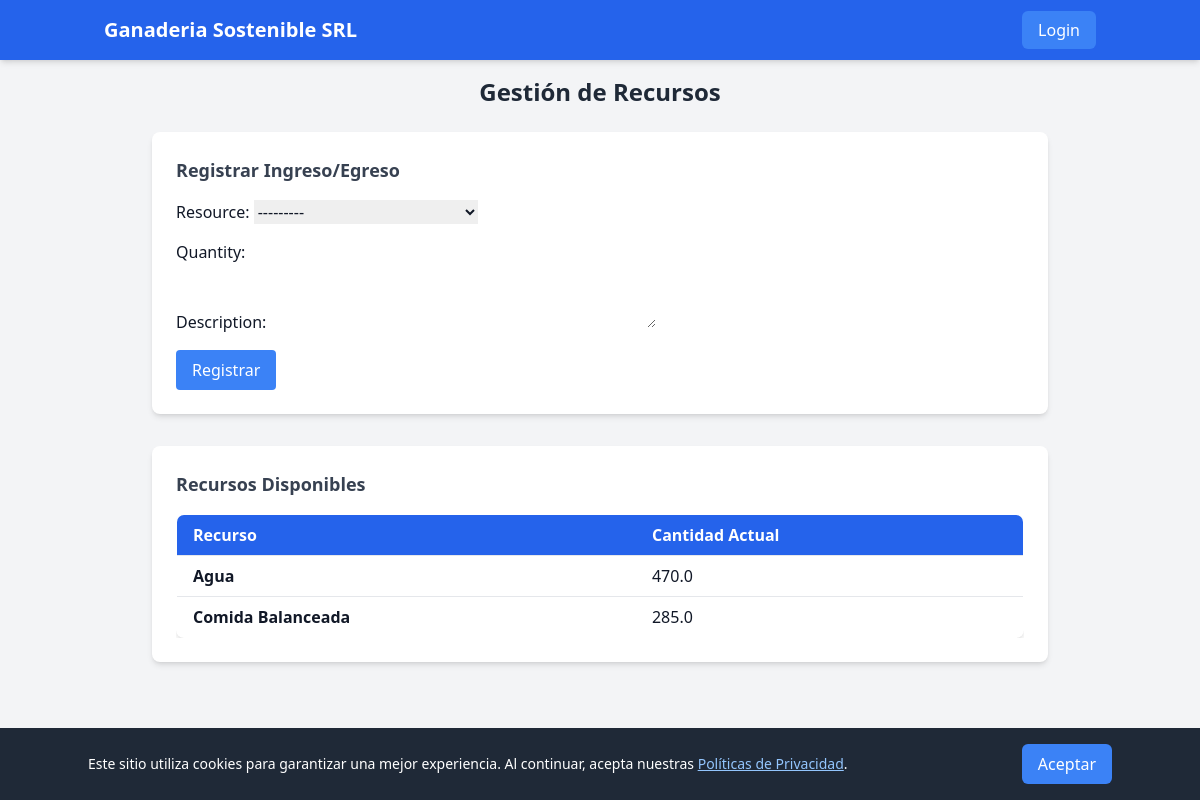
The app's page /resources/manage/ with its own data.
### resources/models.py (models this page shows)
class Resource(models.Model):
    name = models.CharField(max_length=100, unique=True)  # Nombre del recurso (agua, comida, etc.)
    current_quantity = models.FloatField(default=0)  # Cantidad actual del recurso
    def __str__(self):
        return f"{self.name} - {self.current_quantity}"

### resources/views.py (the view)
# urls.py: path('manage/', manage_resources, name='manage_resources'),
def manage_resources(request):
    if request.method == 'POST':
        form = ResourceLogForm(request.POST)
        if form.is_valid():
            resource_log = form.save()
            resource = resource_log.resource
            resource.current_quantity += resource_log.quantity
            resource.save()
            return redirect(reverse('resources:manage_resources'))
    else:
        form = ResourceLogForm()
    resources = Resource.objects.all()
    return render(request, 'resources/manage_resources.html', {
        'form': form,
        'resources': resources,
    })

### resources/forms.py
class ResourceLogForm(forms.ModelForm):
    class Meta:
        model = ResourceLog
        fields = ['resource', 'quantity', 'description']
        widgets = {
            'description': forms.Textarea(attrs={'rows': 2}),
        }

### resources/templates/resources/manage_resources.html (shortened to what this page needs)
{% extends 'base.html' %}
{% block content %}
<div class="max-w-4xl mx-auto">
    <h1 class="text-2xl font-semibold text-gray-800 mb-6 text-center">Gestión de Recursos</h1>
    <div class="bg-white rounded-lg shadow-md p-6 mb-8">
        <h2 class="text-lg font-semibold text-gray-700 mb-4">Registrar Ingreso/Egreso</h2>
        <form method="post">
            <div class="grid gap-4">
                {{ form.as_p }}
            </div>
            <button type="submit" class="bg-blue-500 text-white px-4 py-2 mt-4 rounded hover:bg-blue-700 transition">
                Registrar
            </button>
        </form>
    </div>
    <div class="bg-white rounded-lg shadow-md p-6">
        <h2 class="text-lg font-semibold text-gray-700 mb-4">Recursos Disponibles</h2>
        <div class="overflow-x-auto">
            <table class="min-w-full bg-white border border-gray-200 shadow-md rounded-lg overflow-hidden">
                <thead class="bg-blue-600 text-white">
                    <tr>
                        <th class="py-2 px-4 text-left">Recurso</th>
                        <th class="py-2 px-4 text-left">Cantidad Actual</th>
                    </tr>
                </thead>
                <tbody>
                    {% for resource in resources %}
                    <tr class="border-t hover:bg-gray-100">
                        <td class="py-2 px-4 font-semibold">{{ resource.name }}</td>
                        <td class="py-2 px-4">{{ resource.current_quantity }}</td>
                    </tr>
                    {% endfor %}
                </tbody>
            </table>
        </div>
    </div>
</div>
{% endblock %}

### records on screen
Resource: name "Agua", current_quantity "470.0"
Resource: name "Comida Balanceada", current_quantity "285.0"
